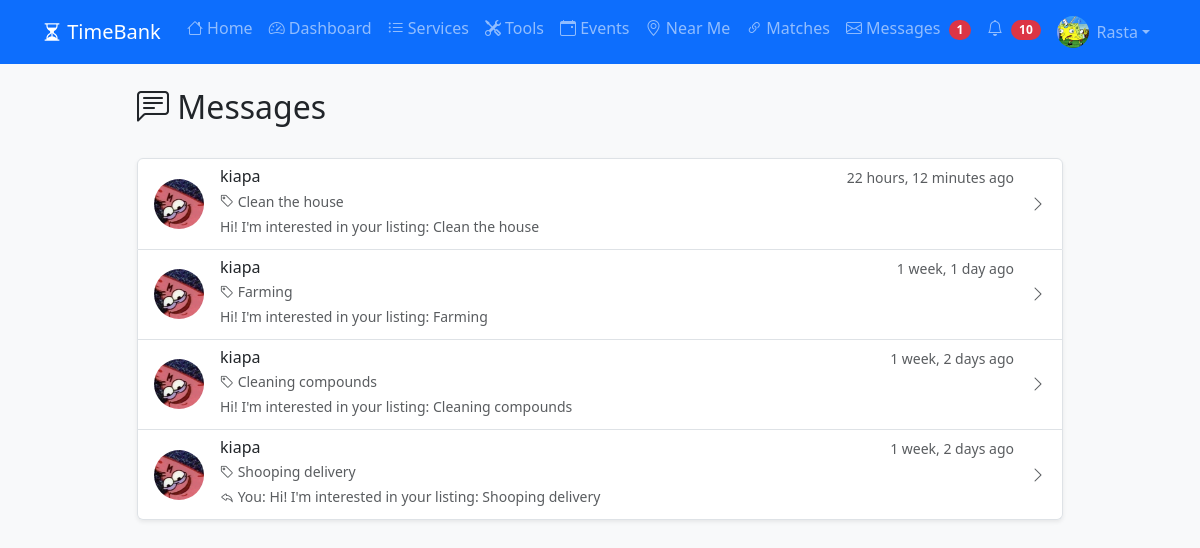
/messages/ (signed in), run on the app's committed database.
### myapp/models.py (models this page shows, shortened)
class Profile(models.Model):
    user = models.OneToOneField(User, on_delete=models.CASCADE)
    time_credits = models.DecimalField(max_digits=10, decimal_places=2, default=0.00)
    bio = models.TextField(blank=True)
    location = models.CharField(max_length=100, help_text="Neighborhood or City")
    phone = models.CharField(max_length=20, blank=True)
    profile_picture = models.ImageField(upload_to='profiles/', blank=True, null=True)
    latitude = models.DecimalField(max_digits=9, decimal_places=6, null=True, blank=True)
    longitude = models.DecimalField(max_digits=9, decimal_places=6, null=True, blank=True)
    is_available = models.BooleanField(default=True, help_text="Available to help others")
    created_at = models.DateTimeField(auto_now_add=True)

class Conversation(models.Model):
    participant1 = models.ForeignKey(User, on_delete=models.CASCADE, related_name='conversations_as_participant1')
    participant2 = models.ForeignKey(User, on_delete=models.CASCADE, related_name='conversations_as_participant2')
    listing = models.ForeignKey(ServiceListing, on_delete=models.SET_NULL, null=True, blank=True, related_name='conversations')
    created_at = models.DateTimeField(auto_now_add=True)
    updated_at = models.DateTimeField(auto_now=True)
    class Meta:
        ordering = ['-updated_at']
        unique_together = ['participant1', 'participant2', 'listing']
    def get_other_user(self, current_user):
        return self.participant2 if current_user == self.participant1 else self.participant1
    def get_last_message(self):
        return self.messages.first()
    def has_unread_for(self, user):
        return self.messages.filter(recipient=user, is_read=False).exists()

class Message(models.Model):
    STATUS_CHOICES = [
        ('PENDING', 'Pending Response'),
        ('ACCEPTED', 'Accepted'),
        ('DECLINED', 'Declined'),
        ('NONE', 'No Response Required'),
    ]
    conversation = models.ForeignKey(Conversation, on_delete=models.CASCADE, related_name='messages', null=True, blank=True)
    sender = models.ForeignKey(User, on_delete=models.CASCADE, related_name='sent_messages')
    recipient = models.ForeignKey(User, on_delete=models.CASCADE, related_name='received_messages')
    body = models.TextField()
    is_read = models.BooleanField(default=False)
    requires_response = models.BooleanField(default=False, help_text="Does this message require accept/decline?")
    response_status = models.CharField(max_length=10, choices=STATUS_CHOICES, default='NONE')
    is_credit_request = models.BooleanField(default=False, help_text="Is this a credit transfer request?")
    credit_amount = models.DecimalField(max_digits=6, decimal_places=2, null=True, blank=True, help_text="Amount of credits requested")
    credit_status = models.CharField(max_length=10, choices=STATUS_CHOICES, default='NONE', help_text="Status of credit request")
    created_at = models.DateTimeField(auto_now_add=True)
    class Meta:
        ordering = ['created_at']

class ServiceListing(models.Model):
    TYPE_CHOICES = [
        ('OFFER', 'Offering Help'),
        ('REQUEST', 'Requesting Help'),
    ]
    user = models.ForeignKey(User, on_delete=models.CASCADE)
    title = models.CharField(max_length=200)
    description = models.TextField()
    listing_type = models.CharField(max_length=10, choices=TYPE_CHOICES)
    skills = models.ManyToManyField(Skill, related_name='listings')
    created_at = models.DateTimeField(auto_now_add=True)
    is_active = models.BooleanField(default=True)

### myapp/views.py (the view)
# urls.py: path('messages/', views.inbox, name='inbox'),
@login_required
def inbox(request):
    conversations = Conversation.objects.filter(
        Q(participant1=request.user) | Q(participant2=request.user)
    ).select_related('participant1', 'participant2', 'listing').prefetch_related('messages')
    conversation_list = []
    for conv in conversations:
        other_user = conv.get_other_user(request.user)
        last_message = conv.get_last_message()
        conversation_list.append({
            'conversation': conv,
            'other_user': other_user,
            'last_message': last_message,
            'has_unread': conv.has_unread_for(request.user),
        })
    context = {
        'conversations': conversation_list,
        'unread_count': sum(1 for c in conversation_list if c['has_unread']),
    }
    return render(request, 'messages/inbox.html', context)

### myapp/templates/messages/inbox.html (shortened to what this page needs)
{% extends 'base.html' %}
{% block content %}
<div class="row">
    <div class="col-lg-10 mx-auto">
        <div class="d-flex justify-content-between align-items-center mb-4">
            <h2>
                <i class="bi bi-chat-left-text"></i> Messages
            </h2>
        </div>
        {% if conversations %}
        <div class="list-group shadow-sm">
            {% for conv_data in conversations %}
            <a href="{% url 'conversation_detail' conv_data.conversation.pk %}"
               class="list-group-item list-group-item-action {% if conv_data.has_unread %}bg-light border-primary{% endif %}">
                <div class="d-flex w-100 align-items-center">
                    <div class="me-3">
                        {% if conv_data.other_user.profile.profile_picture %}
                            <img src="{{ conv_data.other_user.profile.profile_picture.url }}"
                                 class="rounded-circle"
                                 width="50"
                                 height="50"
                                 style="object-fit: cover;"
                                 alt="{{ conv_data.other_user.username }}">
                        {% else %}
                            <div class="rounded-circle bg-primary text-white d-flex align-items-center justify-content-center"
                                 style="width: 50px; height: 50px; font-size: 20px; font-weight: bold;">
                                {{ conv_data.other_user.username|first|upper }}
                            </div>
                        {% endif %}
                    </div>
                    <div class="flex-grow-1">
                        <div class="d-flex w-100 justify-content-between">
                            <h6 class="mb-1 {% if conv_data.has_unread %}fw-bold{% endif %}">
                                {{ conv_data.other_user.username }}
                            </h6>
                            {% if conv_data.last_message %}
                            <small class="text-muted">{{ conv_data.last_message.created_at|timesince }} ago</small>
                            {% endif %}
                        </div>
                        {% if conv_data.conversation.listing %}
                        <p class="mb-1 small text-muted">
                            <i class="bi bi-tag"></i> {{ conv_data.conversation.listing.title }}
                        </p>
                        {% endif %}
                        {% if conv_data.last_message %}
                        <p class="mb-1 text-muted small">
                            {% if conv_data.last_message.sender == request.user %}
                            <i class="bi bi-reply"></i> You:
                            {% endif %}
                            {{ conv_data.last_message.body|truncatewords:10 }}
                        </p>
                        {% endif %}
                    </div>
                    <div class="ms-3">
                        <i class="bi bi-chevron-right text-muted"></i>
                    </div>
                </div>
            </a>
            {% endfor %}
        </div>
        {% endif %}
    </div>
</div>
{% endblock %}

### myapp/templates/base.html (shortened to what this page needs)
<!DOCTYPE html>
<html lang="en">
<head>
    <link href="https://cdn.jsdelivr.net/npm/bootstrap@5.3.0/dist/css/bootstrap.min.css" rel="stylesheet">
    <link rel="stylesheet" href="https://cdn.jsdelivr.net/npm/bootstrap-icons@1.11.0/font/bootstrap-icons.css">
    <link rel="stylesheet" href="https://unpkg.com/leaflet@1.9.4/dist/leaflet.css" />
</head>
<body class="bg-light">
    <nav class="navbar navbar-expand-lg navbar-dark bg-primary">
        <div class="container">
            <a class="navbar-brand" href="{% url 'home' %}">
                <i class="bi bi-hourglass-split"></i> TimeBank
            </a>
            <div class="collapse navbar-collapse" id="navbarNav">
                <ul class="navbar-nav ms-auto">
                    <li class="nav-item">
                        <a class="nav-link" href="{% url 'home' %}">
                            <i class="bi bi-house"></i> Home
                        </a>
                    </li>
                    {% if user.is_authenticated %}
                    <li class="nav-item">
                        <a class="nav-link" href="{% url 'dashboard' %}">
                            <i class="bi bi-speedometer2"></i> Dashboard
                        </a>
                    </li>
                    {% endif %}
                    <li class="nav-item">
                        <a class="nav-link" href="{% url 'listing_browse' %}">
                            <i class="bi bi-list-ul"></i> Services
                        </a>
                    </li>
                    <li class="nav-item">
                        <a class="nav-link" href="{% url 'tool_browse' %}">
                            <i class="bi bi-tools"></i> Tools
                        </a>
                    </li>
                    <li class="nav-item">
                        <a class="nav-link" href="{% url 'event_browse' %}">
                            <i class="bi bi-calendar-event"></i> Events
                        </a>
                    </li>
                    <li class="nav-item">
                        <a class="nav-link" href="{% url 'map_view' %}">
                            <i class="bi bi-geo-alt"></i> Near Me
                        </a>
                    </li>
                    {% if user.is_authenticated %}
                    <li class="nav-item">
                        <a class="nav-link" href="{% url 'find_matches' %}">
                            <i class="bi bi-link-45deg"></i> Matches
                        </a>
                    </li>
                    <li class="nav-item">
                        <a class="nav-link position-relative" href="{% url 'inbox' %}">
                            <i class="bi bi-envelope"></i> Messages
                        </a>
                    </li>
                    <li class="nav-item">
                        <a class="nav-link position-relative" href="{% url 'notifications' %}">
                            <i class="bi bi-bell"></i>
                        </a>
                    </li>
                    <li class="nav-item dropdown">
                        <a class="nav-link dropdown-toggle d-flex align-items-center" href="#" id="userDropdown" role="button" data-bs-toggle="dropdown">
                            {% if user.profile.profile_picture %}
                                <img src="{{ user.profile.profile_picture.url }}"
                                     class="rounded-circle me-2"
                                     width="32"
                                     height="32"
                                     style="object-fit: cover;"
                                     alt="{{ user.username }}">
                            {% else %}
                                <div class="rounded-circle bg-primary text-white d-flex align-items-center justify-content-center me-2"
                                     style="width: 32px; height: 32px; font-size: 14px; font-weight: bold;">
                                    {{ user.username|first|upper }}
                                </div>
                            {% endif %}
                            {{ user.username }}
                        </a>
                    </li>
                    {% endif %}
                </ul>
            </div>
        </div>
    </nav>
    <div class="container mt-4">
        {% block content %}
        {% endblock %}
    </div>
</body>
</html>

### data on the page
Conversation: other_user.profile.profile_picture (picture), other_user.username "kiapa", last_message.created_at "22 hours, 12 minutes", conversation.listing "Clean the house", last_message.body "Hi! I'm interested in your listing: Clean the house"
Conversation: other_user.profile.profile_picture (picture), other_user.username "kiapa", last_message.created_at "1 week, 1 day", conversation.listing "Farming", last_message.body "Hi! I'm interested in your listing: Farming"
Conversation: other_user.profile.profile_picture (picture), other_user.username "kiapa", last_message.created_at "1 week, 2 days", conversation.listing "Cleaning compounds", last_message.body "Hi! I'm interested in your listing: Cleaning compounds"
Conversation: other_user.profile.profile_picture (picture), other_user.username "kiapa", last_message.created_at "1 week, 2 days", conversation.listing "Shooping delivery", shows "You:", last_message.body "Hi! I'm interested in your listing: Shooping delivery"

### other printed values
{{ user.username }} "Rasta"
